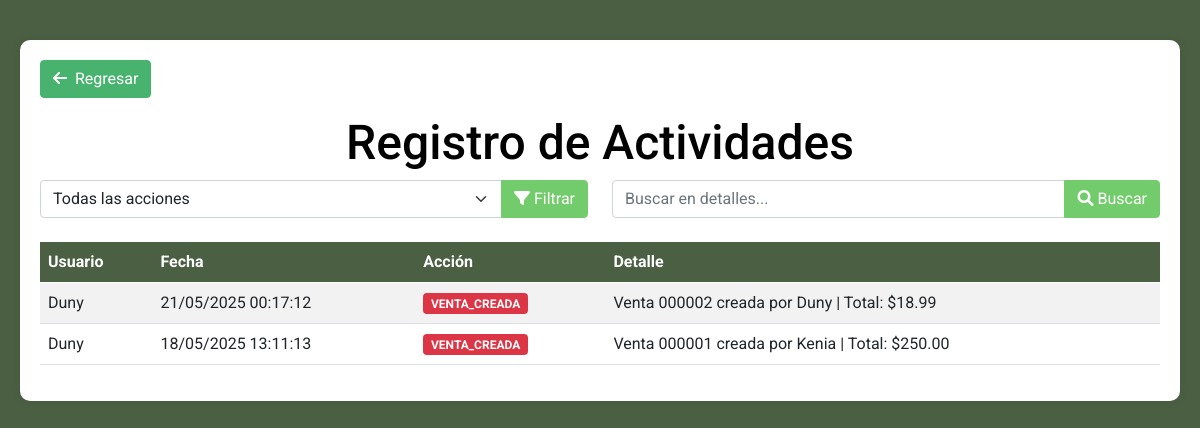
Page /LogI.php (signed in) on the committed database.
### tables this page shows
CREATE TABLE `tlog` (
  `id_Log` int(11) NOT NULL,
  `idUsuario` int(11) DEFAULT NULL,
  `Fecha` datetime DEFAULT NULL,
  `Accion` varchar(255) DEFAULT NULL,
  `Detalle` text
);

CREATE TABLE `tusuario` (
  `id_Usuario` int(11) NOT NULL,
  `Nombre` varchar(50) DEFAULT NULL,
  `Contra` varchar(255) DEFAULT NULL,
  `idPersona` int(11) DEFAULT NULL,
  `idRol` int(11) DEFAULT NULL,
  `eliminado` tinyint(1) DEFAULT '0'
);

### LogF.php (called while the page is built, shortened)
<?php
class Log {
    private $db;
    public function __construct($dbConnection) {
        $this->db = $dbConnection;
    }
    public function getAll($limit = 20, $page = 1) {
        $offset = ($page - 1) * $limit;
        $stmt = $this->db->prepare("
            SELECT
                l.*,
                u.Nombre as usuario_nombre,  -- Solo el nombre de usuario
                DATE_FORMAT(l.Fecha, '%d/%m/%Y %H:%i:%s') as fecha_formateada
            FROM tlog l
            LEFT JOIN tusuario u ON l.idUsuario = u.id_Usuario  -- JOIN simplificado
            ORDER BY l.Fecha DESC
            LIMIT :limit OFFSET :offset
        ");
        $stmt->bindValue(':limit', $limit, PDO::PARAM_INT);
        $stmt->bindValue(':offset', $offset, PDO::PARAM_INT);
        $stmt->execute();
        return $stmt->fetchAll(PDO::FETCH_ASSOC);
    }
}
?>

### LogI.php (the view, shortened to what this page needs)
<?php
require 'Conexion.php';
require 'LogF.php';
$log = new Log($conexion);
$limit = 20;
$page = isset($_GET['page']) ? max(1, (int)$_GET['page']) : 1;
$actionFilter = isset($_GET['action']) ? $_GET['action'] : null;
$searchQuery = isset($_GET['search']) ? $_GET['search'] : null;
if (!empty($actionFilter)) {
    $logs = $log->getByAction($actionFilter, $limit);
} elseif (!empty($searchQuery)) {
    $logs = $log->search($searchQuery, $limit);
} else {
    $logs = $log->getAll($limit, $page);
}
?>
<!DOCTYPE html>
<html lang="es">
<head>
    <link href="https://cdn.jsdelivr.net/npm/bootstrap@5.0.2/dist/css/bootstrap.min.css" rel="stylesheet">
    <link rel="stylesheet" href="https://cdnjs.cloudflare.com/ajax/libs/font-awesome/6.0.0/css/all.min.css">
</head>
<body>
    <div class="container-main">
        <div class="logs-section">
            <button class="btn btn-secondary mb-3 btn-regresar" onclick="location.href='Inicio.php'">
                <i class="fas fa-arrow-left me-2"></i>Regresar
            </button>
            <h3>Registro de Actividades</h3>
            <div class="row mb-3">
                <div class="col-md-6 mb-2">
                    <form method="get" class="input-group">
                        <select name="action" class="form-select">
                            <option value="">Todas las acciones</option>
                        </select>
                        <button type="submit" class="btn btn-filtrar">
                            <i class="fas fa-filter me-1"></i>Filtrar
                        </button>
                    </form>
                </div>
                <div class="col-md-6">
                    <form method="get" class="input-group">
                        <input type="text" name="search" class="form-control"
                               placeholder="Buscar en detalles..." value="<?= htmlspecialchars($searchQuery) ?>">
                        <button type="submit" class="btn btn-filtrar">
                            <i class="fas fa-search me-1"></i>Buscar
                        </button>
                    </form>
                </div>
            </div>
            <div class="table-responsive">
                <table class="table table-striped table-hover">
                    <thead>
                        <tr>
                            <th>Usuario</th>
                            <th>Fecha</th>
                            <th>Acción</th>
                            <th>Detalle</th>
                        </tr>
                    </thead>
                    <tbody>
                        <?php if (!empty($logs)): ?>
                            <?php foreach ($logs as $logItem): ?>
                                <tr>
                                    <td><?= htmlspecialchars($logItem['usuario_nombre'] ?? 'Sistema') ?></td>
                                    <td><?= htmlspecialchars($logItem['fecha_formateada'] ?? $logItem['Fecha']) ?></td>
                                    <td>
                                        <?php
                                        $badgeClass = '';
                                        if ($logItem['Accion'] == 'INSERT') {
                                            $badgeClass = 'badge-insert';
                                        } elseif ($logItem['Accion'] == 'UPDATE') {
                                            $badgeClass = 'badge-update';
                                        } else {
                                            $badgeClass = 'badge-delete';
                                        }
                                        ?>
                                        <span class="badge <?= $badgeClass ?>">
                                            <?= htmlspecialchars($logItem['Accion']) ?>
                                        </span>
                                    </td>
                                    <td><?= htmlspecialchars($logItem['Detalle']) ?></td>
                                </tr>
                            <?php endforeach; ?>
                        <?php else: ?>
                            <tr>
                                <td colspan="4" class="text-center">No se encontraron registros de actividad</td>
                            </tr>
                        <?php endif; ?>
                    </tbody>
                </table>
            </div>
        </div>
    </div>
</body>
</html>

### LogI.php (style rules this page uses)
body { background-color: #4b6043; font-family: 'Roboto', sans-serif; }
.container-main { padding: 20px; }
.logs-section { margin-top: 20px; background-color: #ffffff; padding: 20px; border-radius: 10px; box-shadow: 0px 0px 10px rgba(0, 0, 0, 0.1); }
.logs-section h3 { text-align: center; font-size: 3rem; color: rgb(0, 0, 0); }
.btn-regresar { background-color: #47b36e; border-color: #47b36e; color: #ffffff; }
.btn-filtrar { background-color: #72cc6b; border-color: #72cc6b; color: #ffffff; }
.badge-delete { background-color: #dc3545; color: white; }
.table th { background-color: #4b6043; color: white; }

### rows in the picture
tlog: idUsuario.Nombre "Duny", fecha_formateada "21/05/2025 00:17:12", Accion "VENTA_CREADA", Detalle "Venta 000002 creada por Duny | Total: $18.99"
tlog: idUsuario.Nombre "Duny", fecha_formateada "18/05/2025 13:11:13", Accion "VENTA_CREADA", Detalle "Venta 000001 creada por Kenia | Total: $250.00"
